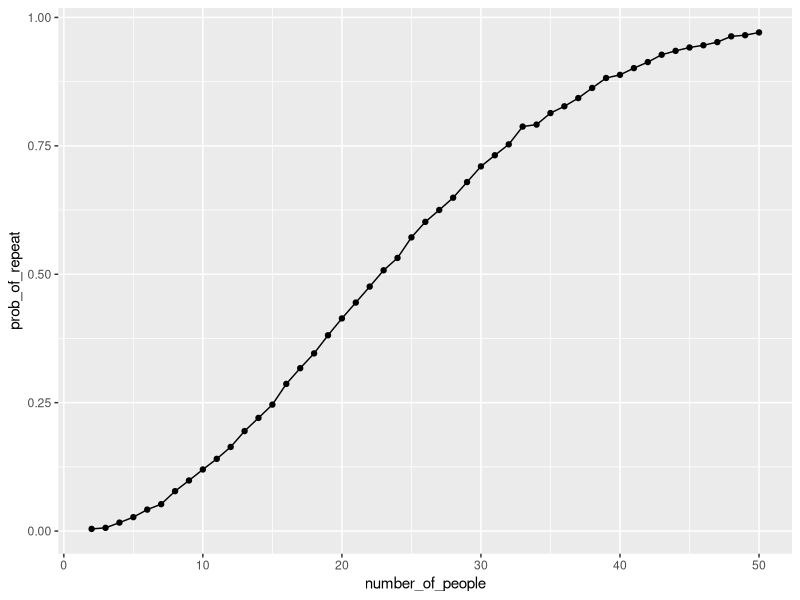

Here is the R script that generated this plot:
## ---- chunk 1
library(tidyverse)
set.seed(1236)
## ---- chunk 2
birthday_repeated = function(n_room) {
  birthdays = sample(1:365, size = n_room, replace = TRUE)
  repeated_birthdays  = length(unique(birthdays)) < n_room
  return(repeated_birthdays)
}
## ---- chunk 3
birthday_results_df =
  expand_grid(
    number_of_people = 2:50,
    iter = 1:10000
  ) |> 
  mutate(
    repeated = map_lgl(number_of_people, birthday_repeated)
  )
## ---- chunk 4
birthday_results_df |> 
  group_by(number_of_people) |> 
  summarize(prob_of_repeat = mean(repeated)) |> 
  ggplot(aes(x = number_of_people, y = prob_of_repeat)) + 
  geom_point() + 
  geom_line()
## ---- chunk 5
study_df = 
  tibble(file_name = list.files("./data", full.names = TRUE)) |>
  mutate(arm = map(file_name, read_csv)) |> 
  unnest(arm)
